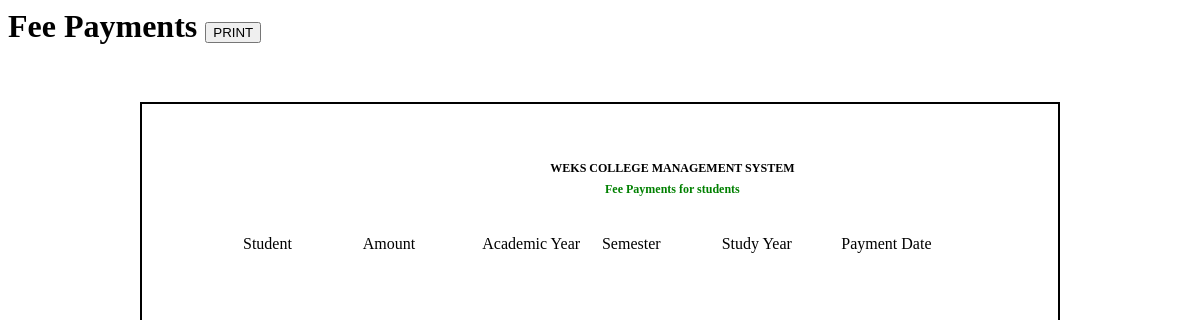
The app's page /finance_fee_payment_report.php, older data.
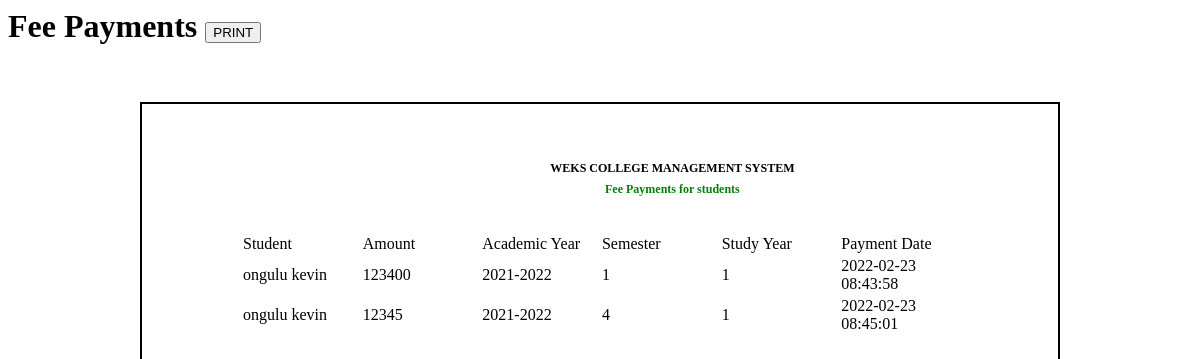
The same page, newer data.
### tables this page shows
CREATE TABLE `payments` (
  `id` int(10) NOT NULL,
  `student` int(10) NOT NULL,
  `semester` int(10) NOT NULL,
  `amount` int(10) NOT NULL,
  `study_year` int(10) NOT NULL,
  `payment_date` datetime NOT NULL,
  `school_year` int(10) NOT NULL
);

CREATE TABLE `user` (
  `USER_ID` int(11) NOT NULL,
  `LASTNAME` varchar(30) NOT NULL,
  `FIRSTNAME` varchar(30) NOT NULL,
  `MIDDLE_NAME` varchar(100) NOT NULL,
  `USERNAME` varchar(100) NOT NULL,
  `USER_TYPE` varchar(15) NOT NULL,
  `ADDRESS` varchar(255) NOT NULL,
  `GENDER` varchar(10) NOT NULL,
  `DOB` date NOT NULL DEFAULT current_timestamp(),
  `EMAIL` varchar(100) NOT NULL,
  `PASSWORD` varchar(255) NOT NULL DEFAULT '0192023a7bbd73250516f069df18b500'
);

CREATE TABLE `school_year` (
  `SY_ID` int(10) NOT NULL,
  `school_year` varchar(10) NOT NULL,
  `status` varchar(10) NOT NULL
);

CREATE TABLE `grade` (
  `grade_id` int(10) NOT NULL,
  `grade` varchar(10) NOT NULL,
  `status` varchar(10) NOT NULL DEFAULT 'No'
);

CREATE TABLE `students` (
  `STUDENT_ID` int(50) NOT NULL,
  `REGISTRATION_NUMBER` varchar(12) NOT NULL,
  `PROGRAM` int(20) NOT NULL,
  `PG_NAME` varchar(100) NOT NULL,
  `PG_ADDRESS` varchar(255) NOT NULL,
  `PG_PHONE` varchar(15) NOT NULL,
  `HS_NAME` varchar(100) NOT NULL,
  `HS_GRADE` varchar(2) NOT NULL,
  `HS_YEAR_COMPLETED` year(4) NOT NULL,
  `USER` int(10) NOT NULL,
  `study_year` int(10) NOT NULL DEFAULT 1
);

### finance_fee_payment_report.php (the view, shortened to what this page needs)
          <h1 class="page-header">Fee Payments
            <button type="text" class="btn btn-info" onclick="printContent('stud')" >
              <i class="glyphicon glyphicon-print"></i>PRINT</button>
         </h1>
          <div class="container">
          <div class="row">
		<br> <br>
       <div class="col-md-8" id="stud" style="padding:50px">
       <div style="margin-left:.5in;margin-right:.5in;margin-top:.1in;margin-bottom:.1in;line-height:1mm;">
       <table>
	<tr>
		<td style="width:20%;">
		</td>
		<td style="width:800px;font-size:12px;line-height:1mm;text-align:center" >
		<p><b>WEKS COLLEGE MANAGEMENT SYSTEM</b></p>
		<p style="padding:5px; font-weight: bold; color:green" >Fee Payments for students </p>
		<p style="padding:10px; font-weight: bold; color:teal"></p>
		</td>
	</tr>
</table>
  <table id="students" class="table table-bordered" >
    <thead>
      <tr id="heads">
        <td style="width:10%">Student</th>
        <td style="width:10%">Amount</th>
        <td style="width:10%">Academic Year</th>
        <td style="width:10%">Semester</th>
        <td style="width:10%">Study Year</th>
        <td style="width:10%">Payment Date</th>
      </tr>
    </thead>
    <tbody>
    <?php
    include 'db.php';
    $sql=  mysqli_query($conn, "SELECT * FROM payments left join grade on payments.semester=grade.grade_id JOIN school_year ON payments.school_year=school_year.SY_ID JOIN  students ON payments.student=students.STUDENT_ID join user on students.USER=user.USER_ID ");
    while($row = mysqli_fetch_assoc($sql)) {
    ?>
      <tr>
        <td><?php echo $row['LASTNAME'] . ' ' . $row['FIRSTNAME']. ' ' . $row['MIDDLENAME'] ?></td>
        <td><?php echo $row['amount'] ?></td>
        <td><?php echo $row['school_year'] ?></td>
        <td><?php echo $row['grade'] ?></td>
        <td><?php echo $row['study_year'] ?></td>
        <td><?php echo $row['payment_date'] ?></td>
      </tr>
      <?php
    } mysqli_close($conn);
      ?>
    </tbody>
  </table>
</div>
</div>
</div>
 </div>

Row changes from the older to the newer data that the page shows:
added payments: user.LASTNAME "ongulu", user.FIRSTNAME "kevin", amount "123400", school_year.school_year "2021-2022", semester.grade "1", student.study_year "1", payment_date "2022-02-23 08:43:58"
added payments: user.LASTNAME "ongulu", user.FIRSTNAME "kevin", amount "12345", school_year.school_year "2021-2022", semester.grade "4", student.study_year "1", payment_date "2022-02-23 08:45:01"
